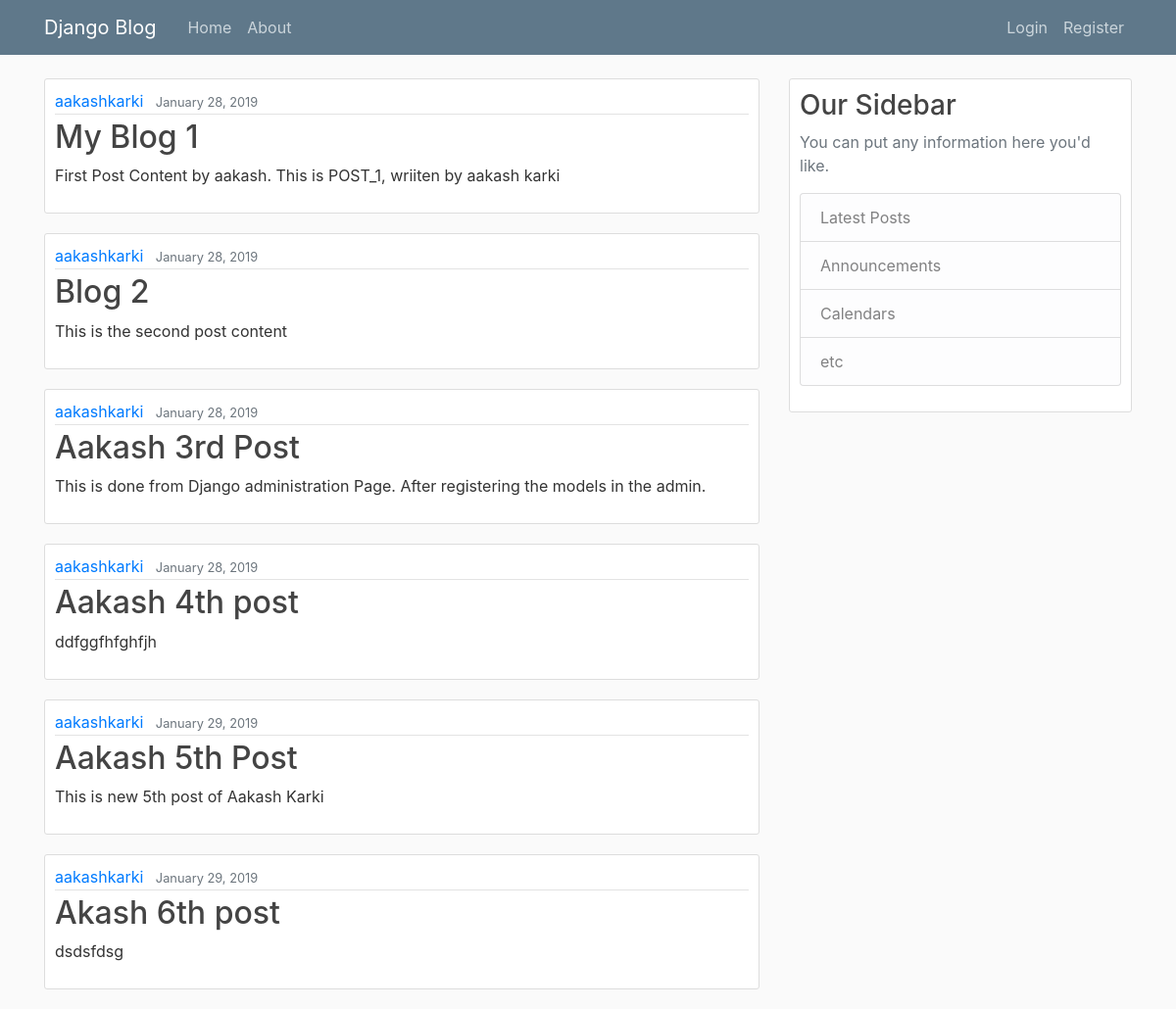
The page / on the database its author committed.
### blog/models.py (models this page shows, shortened)
class POST(models.Model):
    title = models.CharField(max_length=100)
    content = models.TextField()
    date_posted = models.DateTimeField(default=timezone.now)
    author = models.ForeignKey(User, on_delete=models.CASCADE)

### blog/views.py (the view)
# urls.py: path('', views.home, name='blog-home' ),
def home(request):
    context = {
        'posts':POST.objects.all()
    }
    return render(request, 'blog/home.html', context)

### blog/templates/blog/home.html
    {% extends "blog/base.html" %}
    {% block content %}
         {% for post in posts %}
        <article class="media content-section">
  <div class="media-body">
    <div class="article-metadata">
      <a class="mr-2" href="#">{{ post.author }}</a>
      <small class="text-muted">{{ post.date_posted | date:"F d, Y" }}</small>
    </div>
    <h2><a class="article-title" href="#">{{ post.title }}</a></h2>
    <p class="article-content">{{ post.content }}</p>
  </div>
</article>
         {% endfor %}
    {% endblock content %}

### blog/templates/blog/base.html (shortened to what this page needs)
{% load static %}
<!DOCTYPE html>
<html>
<head>
    <link rel="stylesheet" href="https://maxcdn.bootstrapcdn.com/bootstrap/4.0.0/css/bootstrap.min.css">
    <link rel = "stylesheet" type= "text/css" href="{% static 'blog/main.css' %}">
</head>
<body>
      <header class="site-header">
  <nav class="navbar navbar-expand-md navbar-dark bg-steel fixed-top">
    <div class="container">
      <a class="navbar-brand mr-4" href="{% url 'blog-home' %}">Django Blog</a>
      <div class="collapse navbar-collapse" id="navbarToggle">
        <div class="navbar-nav mr-auto">
          <a class="nav-item nav-link" href="{% url 'blog-home' %}">Home</a>
          <a class="nav-item nav-link" href="{% url 'blog-about'%}">About</a>
        </div>
        <div class="navbar-nav">
            {% if user.is_authenticated %}
                <a class="nav-item nav-link" href="{% url 'logout'%}">Logout</a>
                <a class="nav-item nav-link" href="{% url 'profile'%}">Profile</a>
            {% else%}
                      <a class="nav-item nav-link" href="{% url 'login'%}">Login</a>
                       <a class="nav-item nav-link" href="{% url 'register' %}">Register</a>
            {% endif %}
        </div>
      </div>
    </div>
  </nav>
</header>
      <main role="main" class="container">
  <div class="row">
    <div class="col-md-8">
      {% block content %}{% endblock %}
    </div>
    <div class="col-md-4">
      <div class="content-section">
        <h3>Our Sidebar</h3>
        <p class='text-muted'>You can put any information here you'd like.
          <ul class="list-group">
            <li class="list-group-item list-group-item-light">Latest Posts</li>
            <li class="list-group-item list-group-item-light">Announcements</li>
            <li class="list-group-item list-group-item-light">Calendars</li>
            <li class="list-group-item list-group-item-light">etc</li>
          </ul>
        </p>
      </div>
    </div>
  </div>
</main>
    </body>
</html>

### blog/static/blog/main.css (style rules this page uses)
body { background: #fafafa; color: #333333; margin-top: 5rem; }
h1, h2, h3, h4, h5, h6 { color: #444444; }
ul { margin: 0; }
.bg-steel { background-color: #5f788a; }
.site-header .navbar-nav .nav-link { color: #cbd5db; }
.content-section { background: #ffffff; padding: 10px 10px; border: 1px solid #dddddd; border-radius: 3px; margin-bottom: 20px; }
.article-title { color: #444444; }
.article-content { white-space: pre-line; }
.article-metadata { padding-bottom: 1px; margin-bottom: 4px; border-bottom: 1px solid #e3e3e3 }

### rows shown on the page
POST: author "aakashkarki", date_posted "January 28, 2019", title "My Blog 1", content "First Post Content by aakash. This is POST_1, wriiten by aakash karki"
POST: author "aakashkarki", date_posted "January 28, 2019", title "Blog 2", content "This is the second post content"
POST: author "aakashkarki", date_posted "January 28, 2019", title "Aakash 3rd Post", content "This is done from Django administration Page. After registering the models in the admin."
POST: author "aakashkarki", date_posted "January 28, 2019", title "Aakash 4th post", content "ddfggfhfghfjh"
POST: author "aakashkarki", date_posted "January 29, 2019", title "Aakash 5th Post", content "This is new 5th post of Aakash Karki"
POST: author "aakashkarki", date_posted "January 29, 2019", title "Akash 6th post", content "dsdsfdsg"
